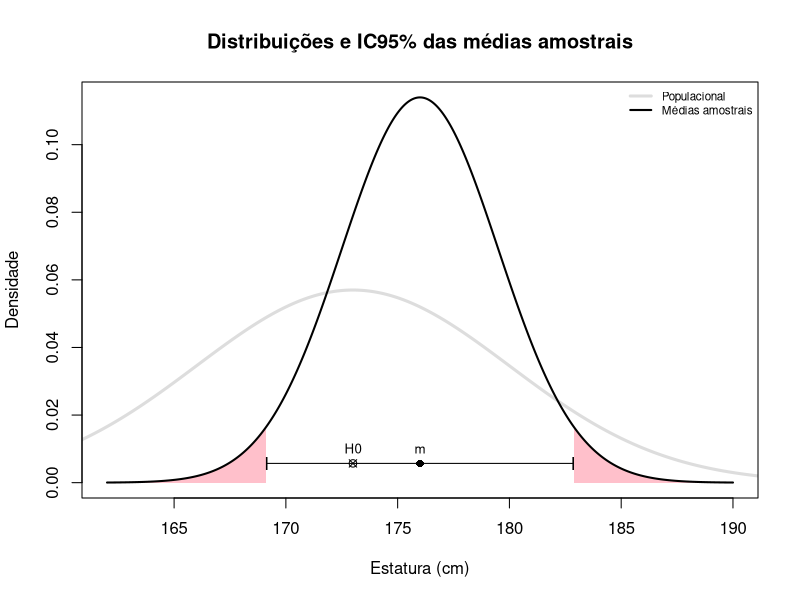

Generate this figure with R:
mu <- 173
sigma <- 7
alfa <- 0.05

estatura <- c(169, 174, 175, 186)
n <- length(estatura)

# estatistica
cat("Amostra:")
media <- mean(estatura)
cat("\n\tmédia = ",media, sep="")
ep <- sigma / sqrt(n)
cat("\n\tep = ",ep, sep="")
z <- abs(qnorm(p=alfa/2, mean=0, sd=1)) # |z| em 2.5%
IC95 = round(c(media-z*ep, media+z*ep),2)
cat("\n\tIC95 = [",IC95[1],",",IC95[2],"]", sep="")

# normal populacional
xpop <- seq(mu-4*sigma, mu+4*sigma, length.out=1000)
ypop <- dnorm(xpop, mean=mu, sd=sigma)
# normal das medias amostrais (TCL)
xtcl <- seq(media-4*ep, media+4*ep, length.out=1000)
ytcl <- dnorm(xtcl, mean=media, sd=ep)
xmin <- min(xtcl)
xmax <- max(xtcl)
ymin <- min(ypop,ytcl)
ymax <- max(ypop,ytcl)
plot(xpop, ypop, 
     main="Distribuições e IC95% das médias amostrais",
     xlab="Estatura (cm)",
     ylab="Densidade",
     xlim=c(xmin,xmax),
     ylim=c(ymin,ymax),
     type="l",
     lwd=3, col="#dddddd")
# hachura das caudas
xesq <- xtcl[which(xtcl<=IC95[1])]
yesq <- ytcl[which(xtcl<=IC95[1])]
xesq <- c(min(xesq),xesq,max(xesq))
yesq <- c(   0     ,yesq,   0     )
polygon(xesq,yesq,border=NA,col="pink")
xdir <- xtcl[which(xtcl>=IC95[2])]
ydir <- ytcl[which(xtcl>=IC95[2])]
xdir <- c(min(xdir),xdir,max(xdir))
ydir <- c(   0     ,ydir,   0     )
polygon(xdir,ydir,border=NA,col="pink")
# normal
lines(xtcl, ytcl,
      lwd=2, col="black")
# H0
points(mu,ymax/20,pch=13)
text(mu,ymax/20,"H0",pos=3,cex=0.8)
# media amostral
points(media,ymax/20,pch=16)
text(media,ymax/20,"m",pos=3,cex=0.8)
# IC95
lines(IC95,rep(ymax,2)/20)
points(IC95,rep(ymax,2)/20,pch="I")

legend("topright", 
       c("Populacional","Médias amostrais"), 
       col=c("#dddddd", "black"),
       lwd=c(3,2), 
       lty=1, 
       cex=0.7,
       box.lwd=0, bg="transparent")  


